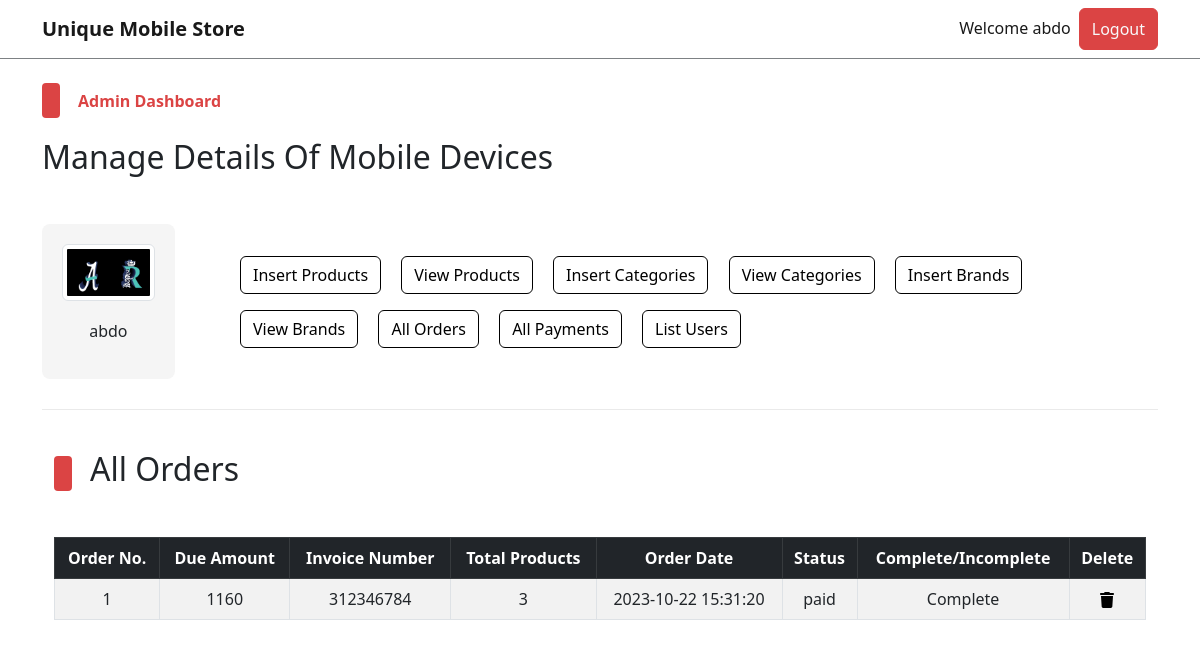
/admin/index.php?list_orders (signed in), run on the app's committed database.
### tables this page shows
CREATE TABLE `admin_table` (
  `admin_id` int(11) NOT NULL,
  `admin_name` varchar(100) NOT NULL,
  `admin_email` varchar(200) NOT NULL,
  `admin_image` varchar(255) NOT NULL,
  `admin_password` varchar(255) NOT NULL
);

CREATE TABLE `user_orders` (
  `order_id` int(11) NOT NULL,
  `user_id` int(11) NOT NULL,
  `amount_due` int(255) NOT NULL,
  `invoice_number` int(255) NOT NULL,
  `total_products` int(255) NOT NULL,
  `order_date` timestamp NOT NULL DEFAULT current_timestamp() ON UPDATE current_timestamp(),
  `order_status` varchar(255) NOT NULL
);

### admin/list_orders.php (the view, shortened to what this page needs)
<!DOCTYPE html>
<html lang="en">
<head>
</head>
<body>
    <div class="container">
        <div class="categ-header">
            <div class="sub-title">
                <span class="shape"></span>
                <h2>All Orders</h2>
            </div>
        </div>
        <div class="table-data">
            <table class="table table-bordered table-hover table-striped text-center">
                <thead class="table-dark">
                    <?php
                    $get_order_query = "SELECT * FROM `user_orders`";
                    $get_order_result = mysqli_query($con, $get_order_query);
                    $row_count = mysqli_num_rows($get_order_result);
                    if($row_count!=0){
                        echo "
                        <tr>
                        <th>Order No.</th>
                        <th>Due Amount</th>
                        <th>Invoice Number</th>
                        <th>Total Products</th>
                        <th>Order Date</th>
                        <th>Status</th>
                        <th>Complete/Incomplete</th>
                        <th>Delete</th>
                    </tr>
                    ";
                    }
                    ?>
                </thead>
                <tbody>
                    <?php
                    if ($row_count == 0) {
                        echo "<h2 class='text-center text-light p-2 bg-dark'>No orders yet</h2>";
                    } else {
                        $id_number = 1;
                        while ($row_fetch_orders = mysqli_fetch_array($get_order_result)) {
                            $order_id = $row_fetch_orders['order_id'];
                            $amount_due = $row_fetch_orders['amount_due'];
                            $invoice_number = $row_fetch_orders['invoice_number'];
                            $total_products = $row_fetch_orders['total_products'];
                            $order_date = $row_fetch_orders['order_date'];
                            $order_status = $row_fetch_orders['order_status'];
                            $order_complete = $row_fetch_orders['order_status'] == 'paid'? 'Complete' : 'Incomplete';
                            echo "
                            <tr>
                            <td>$id_number</td>
                            <td>$amount_due</td>
                            <td>$invoice_number</td>
                            <td>$total_products</td>
                            <td>$order_date</td>
                            <td>$order_status</td>
                            <td>$order_complete</td>
                            <td>
                                <a href='index.php?delete_order=$order_id' data-bs-toggle='modal' data-bs-target='#deleteModal_$order_id'>
                                </a>
                                <div class='modal fade' id='deleteModal_$order_id' tabindex='-1' aria-labelledby='deleteModal_$order_id.Label' aria-hidden='true'>
                                                            <a class='text-light' href='index.php?delete_order=$order_id'>
                                                                Delete Order No. <strong>$id_number</strong>
                                                            </a>
                                </div>
                            </td>
                        </tr>
                            ";
                            $id_number++;
                        }
                    }
                    ?>
                </tbody>
            </table>
        </div>
    </div>
</body>
</html>

### admin/index.php (shortened to what this page needs)
<?php
    include('../functions/common_functions.php');
    if(isset($_SESSION['admin_username'])){
        $admin_name = $_SESSION['admin_username'];
        $get_admin_data = "SELECT * FROM `admin_table` WHERE admin_name = '$admin_name'";
        $get_admin_result = mysqli_query($con,$get_admin_data);
        $row_fetch_admin_data = mysqli_fetch_array($get_admin_result);
        $admin_name = $row_fetch_admin_data['admin_name'];
        $admin_image = $row_fetch_admin_data['admin_image'];
    }else{
        echo "<script>window.open('./admin_login.php','_self');</script>";
    }
?>
<!DOCTYPE html>
<html lang="en">
<head>
    <link rel="stylesheet" href="../assets/css/bootstrap.css" />
    <link rel="stylesheet" href="../assets/css/main.css" />
</head>
<body>
    <nav class="navbar navbar-expand-lg navbar-light bg-light">
        <div class="container">
            <a class="navbar-brand fw-bold" href="#">Unique Mobile Store</a>
            <div class="collapse navbar-collapse" id="navbarSupportedContentad">
                <ul class="navbar-nav ms-auto mb-2 mb-lg-0">
                    <li class="nav-item">
                        <a class="nav-link active" aria-current="page" href="#">Welcome <?php echo $admin_name;?></a>
                    </li>
                    <li class="nav-item">
                    <button class="btn btn-primary p-0 px-1">
                            <a href="./admin_logout.php" class="nav-link text-light">Logout</a>
                        </button>
                    </li>
                </ul>
            </div>
        </div>
    </nav>
    <div class="control">
        <div class="container pt-4 pb-0">
            <div class="categ-header">
                <div class="sub-title">
                    <span class="shape"></span>
                    <span class="title">Admin Dashboard</span>
                </div>
                <h2>Manage Details Of Mobile Devices</h2>
            </div>
            <div class="row align-items-center">
                <div class="col-md-2">
                    <div class="admin-image">
                        <a href="./index.php"><img src="./admin_images/<?php echo $admin_image;?>" class="img-thumbnail" alt="Admin Photo"></a>
                        <p><?php echo $admin_name;?></p>
                    </div>
                </div>
                <div class="col-md-10">
                    <div class="buttons">
                        <button class="btn btn-outline-primary m-2">
                            <a href="./insert_product.php" class="nav-link">Insert Products</a>
                        </button>
                        <button class="btn btn-outline-primary m-2">
                            <a href="index.php?view_products" class="nav-link">View Products</a>
                        </button>
                        <button class="btn btn-outline-primary m-2">
                            <a href="index.php?insert_category" class="nav-link">Insert Categories</a>
                        </button>
                        <button class="btn btn-outline-primary m-2">
                            <a href="index.php?view_categories" class="nav-link">View Categories</a>
                        </button>
                        <button class="btn btn-outline-primary m-2">
                            <a href="index.php?insert_brand" class="nav-link">Insert Brands</a>
                        </button>
                        <button class="btn btn-outline-primary m-2">
                            <a href="index.php?view_brands" class="nav-link">View Brands</a>
                        </button>
                        <button class="btn btn-outline-primary m-2">
                            <a href="index.php?list_orders" class="nav-link">All Orders</a>
                        </button>
                        <button class="btn btn-outline-primary m-2">
                            <a href="index.php?list_payments" class="nav-link">All Payments</a>
                        </button>
                        <button class="btn btn-outline-primary m-2">
                            <a href="index.php?list_users" class="nav-link">List Users</a>
                        </button>
                    </div>
                </div>
            </div>
        </div>
    </div>
    <div class="container">
        <div class="divider"></div>
    </div>
    <div class="change-page">
        <div class="container">
            <?php
            if(isset($_GET['list_orders'])){
                include('./list_orders.php');
            }
            ?>
        </div>
    </div>
</body>
</html>

### assets/css/main.css (style rules this page uses)
* { -webkit-box-sizing: border-box; -moz-box-sizing: border-box; box-sizing: border-box; margin: 0; padding: 0; }
html { scroll-behavior: smooth; }
a { text-decoration: none; color: #000000; cursor: pointer; }
button, input[type="submit"] { cursor: pointer; }
ul { list-style: none; }
.divider { background-color: #eaeaea; height: 1.5px; width: 100%; margin-top: 30px; margin-bottom: 40px; }
.container .categ-header { display: flex; flex-direction: column; gap: 20px; margin-bottom: 40px; }
.container .categ-header .sub-title { display: flex; flex-direction: row; gap: 18px; align-items: center; }
.container .categ-header .sub-title span:nth-of-type(1) { width: 18px; height: 35px; background-color: #DB4444; border-radius: 4px; -webkit-border-radius: 4px; -moz-border-radius: 4px; -ms-border-radius: 4px; -o-border-radius: 4px; }
.shape { display: inline-block; width: 18px; height: 35px; background-color: #DB4444; border-radius: 4px; -webkit-border-radius: 4px; -moz-border-radius: 4px; -ms-border-radius: 4px; -o-border-radius: 4px; }
.container .categ-header .sub-title span:nth-of-type(2) { color: #DB4444; font-weight: bold; }
.bg-light { background-color: #ffffff !important; border-bottom: 1px solid #7D8184; }
.control .container .row .admin-image { width: 80%; background-color: #F5F5F5; padding: 20px; display: flex; flex-direction: column; gap:18px; align-items: center; border-radius: 8px; -webkit-border-radius: 8px; -moz-border-radius: 8px; -ms-border-radius: 8px; -o-border-radius: 8px; }
.control .container .row .admin-image img { width: 100%; }
.control .container .row .buttons a.nav-link { transition: 0s; -webkit-transition: 0s; -moz-transition: 0s; -ms-transition: 0s; -o-transition: 0s; }
td { vertical-align: middle; }

### data on the page
admin_table: admin_name "abdo", admin_image (picture)
user_orders: amount_due "1160", invoice_number "312346784", total_products "3", order_date "2023-10-22 15:31:20", order_status "paid", order_status "Complete"
